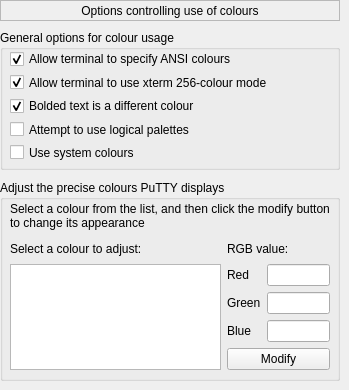
   <widget class="QWidget" name="page_12">
    <widget class="QLabel" name="label_57">
     <property name="geometry">
      <rect>
       <x>0</x>
       <y>0</y>
       <width>340</width>
       <height>21</height>
      </rect>
     </property>
     <property name="frameShape">
      <enum>QFrame::StyledPanel</enum>
     </property>
     <property name="text">
      <string>Options controlling use of colours</string>
     </property>
     <property name="alignment">
      <set>Qt::AlignCenter</set>
     </property>
    </widget>
    <widget class="QGroupBox" name="groupBox_29">
     <property name="geometry">
      <rect>
       <x>0</x>
       <y>30</y>
       <width>340</width>
       <height>140</height>
      </rect>
     </property>
     <property name="title">
      <string>General options for colour usage</string>
     </property>
     <widget class="QWidget" name="layoutWidget23">
      <property name="geometry">
       <rect>
        <x>10</x>
        <y>20</y>
        <width>320</width>
        <height>111</height>
       </rect>
      </property>
      <layout class="QVBoxLayout" name="verticalLayout_12">
       <item>
        <widget class="QCheckBox" name="chb_coloursoption_ansi">
         <property name="text">
          <string>Allow terminal to specify ANSI colours</string>
         </property>
         <property name="checked">
          <bool>true</bool>
         </property>
        </widget>
       </item>
       <item>
        <widget class="QCheckBox" name="chb_coloursoption_xterm">
         <property name="text">
          <string>Allow terminal to use xterm 256-colour mode</string>
         </property>
         <property name="checked">
          <bool>true</bool>
         </property>
        </widget>
       </item>
       <item>
        <widget class="QCheckBox" name="chb_coloursoption_boldtext">
         <property name="text">
          <string>Bolded text is a different colour</string>
         </property>
         <property name="checked">
          <bool>true</bool>
         </property>
        </widget>
       </item>
       <item>
        <widget class="QCheckBox" name="chb_colouroption_palette">
         <property name="text">
          <string>Attempt to use logical palettes</string>
         </property>
        </widget>
       </item>
       <item>
        <widget class="QCheckBox" name="chb_colouroption_usesystem">
         <property name="text">
          <string>Use system colours</string>
         </property>
        </widget>
       </item>
      </layout>
     </widget>
    </widget>
    <widget class="QGroupBox" name="groupBox_30">
     <property name="geometry">
      <rect>
       <x>0</x>
       <y>180</y>
       <width>340</width>
       <height>201</height>
      </rect>
     </property>
     <property name="title">
      <string>Adjust the precise colours PuTTY displays</string>
     </property>
     <widget class="QLabel" name="label_58">
      <property name="geometry">
       <rect>
        <x>10</x>
        <y>20</y>
        <width>320</width>
        <height>31</height>
       </rect>
      </property>
      <property name="text">
       <string>Select a colour from the list, and then click the modify button to change its appearance</string>
      </property>
      <property name="wordWrap">
       <bool>true</bool>
      </property>
     </widget>
     <widget class="QWidget" name="layoutWidget231">
      <property name="geometry">
       <rect>
        <x>10</x>
        <y>60</y>
        <width>320</width>
        <height>130</height>
       </rect>
      </property>
      <layout class="QGridLayout" name="gridLayout_7">
       <item row="0" column="0">
        <widget class="QLabel" name="label_60">
         <property name="text">
          <string>Select a colour to adjust:</string>
         </property>
        </widget>
       </item>
       <item row="0" column="1" colspan="2">
        <widget class="QLabel" name="label_61">
         <property name="text">
          <string>RGB value:</string>
         </property>
        </widget>
       </item>
       <item row="1" column="0" rowspan="4">
        <widget class="QListWidget" name="listWidget_6"/>
       </item>
       <item row="1" column="1">
        <widget class="QLabel" name="label_62">
         <property name="text">
          <string>Red</string>
         </property>
        </widget>
       </item>
       <item row="1" column="2">
        <widget class="QLineEdit" name="lineEdit_16"/>
       </item>
       <item row="2" column="1">
        <widget class="QLabel" name="label_63">
         <property name="text">
          <string>Green</string>
         </property>
        </widget>
       </item>
       <item row="2" column="2">
        <widget class="QLineEdit" name="lineEdit_17"/>
       </item>
       <item row="3" column="1">
        <widget class="QLabel" name="label_64">
         <property name="text">
          <string>Blue</string>
         </property>
        </widget>
       </item>
       <item row="3" column="2">
        <widget class="QLineEdit" name="lineEdit_18"/>
       </item>
       <item row="4" column="1" colspan="2">
        <widget class="QPushButton" name="pushButton_6">
         <property name="text">
          <string>Modify</string>
         </property>
        </widget>
       </item>
      </layout>
     </widget>
    </widget>
   </widget>
